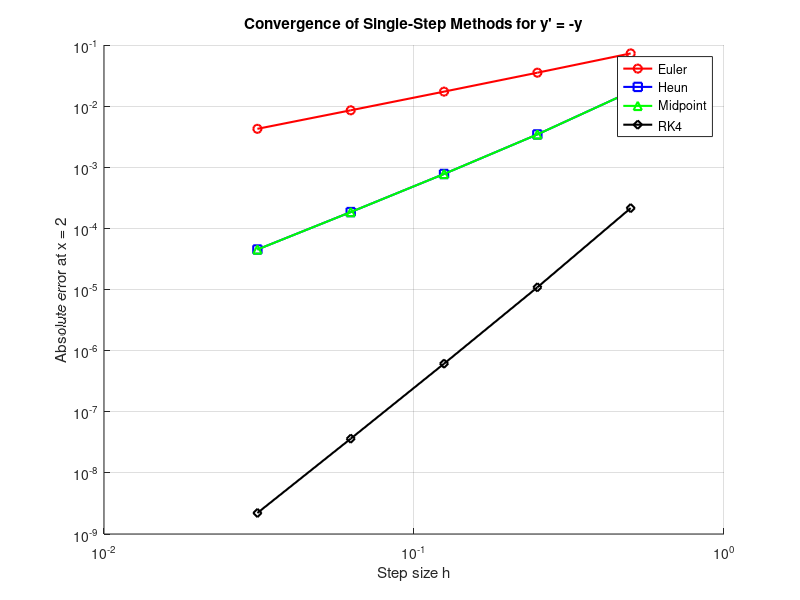

The MATLAB source for this figure:
% main.m
% Comparative error and convergence analysis of explicit
% single-step numerical methods for first-order ODEs
% Author: Sadiq Haruna Shehu

clear; clc; close all;

% Test problem: y' = -y, y(0) = 1, exact solution y = exp(-x)
f = @(x,y) -y;
exact = @(x) exp(-x);
x0 = 0; y0 = 1; xf = 2;

% Methods to compare
methods = {'Euler', 'Heun', 'Midpoint', 'RK4'};
h_values = [0.5, 0.25, 0.125, 0.0625, 0.03125];

fprintf('%-10s %-12s %-15s %-15s\n', 'Method', 'h', 'Error at xf', 'Order');
fprintf('-----------------------------------------------------\n');

figure; hold on; grid on;
colors = {'r-o', 'b-s', 'g-^', 'k-d'};

for m = 1:length(methods)
    method = methods{m};
    errors = zeros(size(h_values));
    for i = 1:length(h_values)
        h = h_values(i);
        N = round((xf - x0)/h);
        x = linspace(x0, xf, N+1);
        y = zeros(1, N+1);
        y(1) = y0;
        for n = 1:N
            xn = x(n); yn = y(n);
            switch method
                case 'Euler'
                    y(n+1) = yn + h*f(xn, yn);
                case 'Heun'
                    k1 = f(xn, yn);
                    k2 = f(xn+h, yn+h*k1);
                    y(n+1) = yn + h/2*(k1+k2);
                case 'Midpoint'
                    k1 = f(xn, yn);
                    k2 = f(xn+h/2, yn+h/2*k1);
                    y(n+1) = yn + h*k2;
                case 'RK4'
                    k1 = f(xn, yn);
                    k2 = f(xn+h/2, yn+h/2*k1);
                    k3 = f(xn+h/2, yn+h/2*k2);
                    k4 = f(xn+h, yn+h*k3);
                    y(n+1) = yn + h/6*(k1+2*k2+2*k3+k4);
            end
        end
        errors(i) = abs(y(end) - exact(xf));
    end
    % Convergence order
    orders = -diff(log(errors))./diff(log(h_values));
    loglog(h_values, errors, colors{m}, 'LineWidth', 1.5, 'DisplayName', method);
    for i = 1:length(h_values)
        if i == 1
            fprintf('%-10s %-12.5f %-15.6e %-15s\n', method, h_values(i), errors(i), '-');
        else
            fprintf('%-10s %-12.5f %-15.6e %-15.4f\n', method, h_values(i), errors(i), orders(i-1));
        end
    end
end

xlabel('Step size h'); ylabel('Absolute error at x = 2');
title('Convergence of Single-Step Methods for y'' = -y');
legend('show'); hold off;
